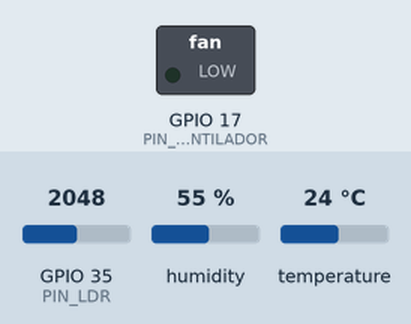
This sketch was run on a simulated ESP32. Shown: switched loads named in the sketch (green lamp = pin HIGH). The test bench sets the inputs (shaded band); at power-on: humidity 55 %, GPIO 35 (PIN_LDR) = 2048, temperature 24 °C. What the sketch prints to the serial monitor is not drawn.

Above: at 2.8 s.
2.9 s: humidity set to 74 %
5.6 s: humidity set to 77 %
At 6.8 s:
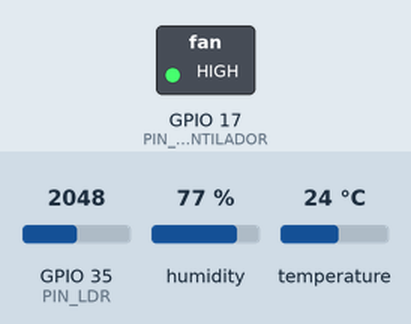
8.3 s: humidity set to 22 %
At 10.5 s:
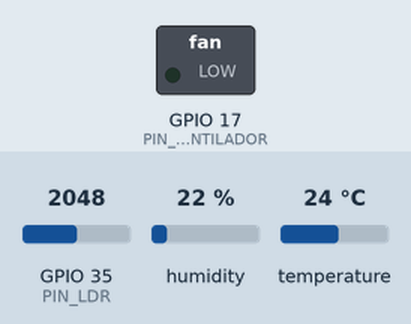
11.5 s: humidity set to 88 %
At 12.4 s:
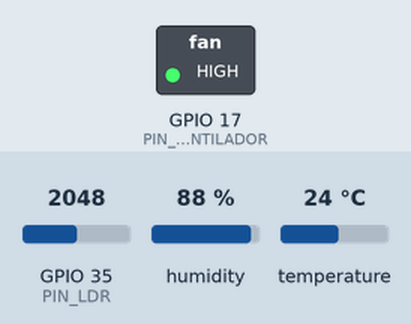
Timing chart, 0 to 14.5 s (numbered marks = the images above; inputs shaded):
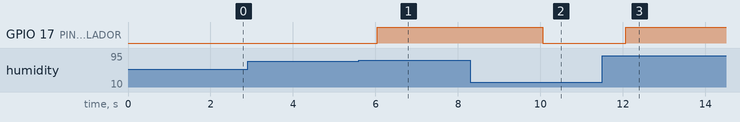

The sketch:

sketch.ino
```cpp
/*
  ==========================================================================
  AUTO-SOLUTIONS - PROYECTO 4: MONITOREO AMBIENTAL (ESP32 + Wokwi)
  Integración ODS 3 (Salud y Bienestar) y ODS 13 (Acción por el Clima)
  ==========================================================================
*/

#include <WiFi.h>
#include "DHT.h"

#define DHTPIN 15
#define DHTTYPE DHT22

DHT dht(DHTPIN, DHTTYPE);

const int PIN_LDR = 35; // Sensor Analógico de Luz
const int PIN_VENTILADOR = 17; // Actuador de ventilación

void setup() {
  Serial.begin(115200);
  dht.begin();
  pinMode(PIN_VENTILADOR, OUTPUT);
  Serial.println("🌡️ Estación de Monitoreo Ambiental Iniciada.");
}

void loop() {
  float temp = dht.readTemperature();
  float hum = dht.readHumidity();
  int ldrVal = analogRead(PIN_LDR);

  if (isnan(temp) || isnan(hum)) {
    Serial.println("{\"error\":\"Fallo en lectura de DHT22\"}");
    delay(2000);
    return;
  }

  // Sensación Térmica
  float hi = dht.computeHeatIndex(temp, hum, false);

  Serial.print("{\"proyecto\":\"ambiental\",\"temperatura\":");
  Serial.print(temp, 1);
  Serial.print(",\"humedad\":");
  Serial.print(hum, 1);
  Serial.print(",\"sensacion_termica\":");
  Serial.print(hi, 1);
  Serial.print(",\"luz_raw\":");
  Serial.print(ldrVal);

  if (temp > 28.0 || hum > 75.0) {
    digitalWrite(PIN_VENTILADOR, HIGH);
    Serial.println(",\"ventilador\":\"ON\"}");
  } else {
    digitalWrite(PIN_VENTILADOR, LOW);
    Serial.println(",\"ventilador\":\"OFF\"}");
  }

  delay(2000);
}
```

Measured:
- the behaviour switches between 75 and 76 % on humidity (found by bisection; images 0 and 1)
- after the input at 2.9 s, every drawn part: stays the same
- after the input at 5.6 s, GPIO 17 (PIN_VENTILADOR): LOW → HIGH after 0.44 s
- after the input at 8.3 s, GPIO 17 (PIN_VENTILADOR): HIGH → LOW after 1.8 s
- after the input at 11.5 s, GPIO 17 (PIN_VENTILADOR): LOW → HIGH after 0.57 s
